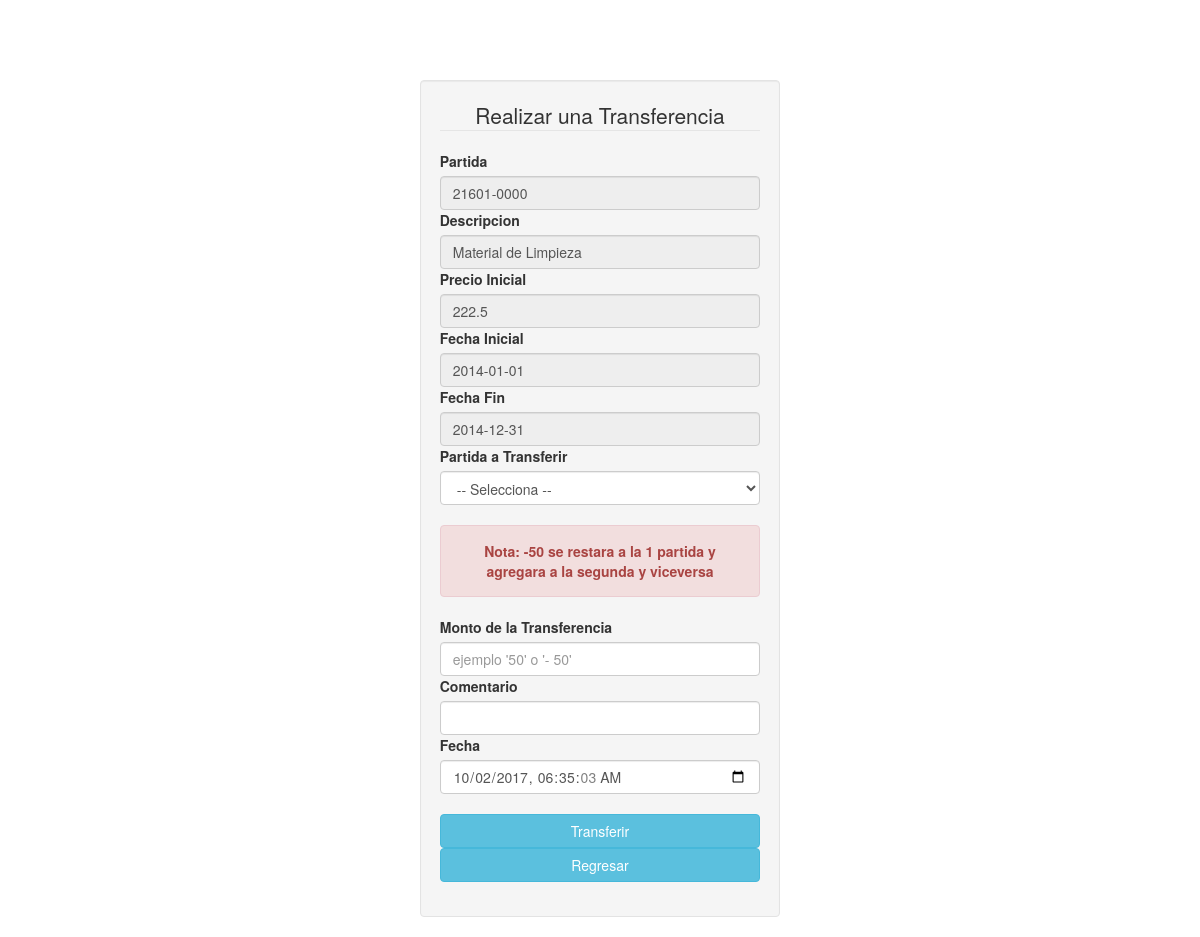
/codigo/registrotrans.php?idpre=5&p=1 (signed in), run on the app's committed database.
### tables this page shows
CREATE TABLE IF NOT EXISTS `presupuesto` (
  `Idpresu` int(11) NOT NULL,
  `Presupuesto` double NOT NULL,
  `FechaIni` date DEFAULT NULL,
  `FechaFin` date DEFAULT NULL,
  `IdPartida` varchar(15) NOT NULL
);

CREATE TABLE IF NOT EXISTS `partida` (
  `IdPartida` varchar(15) NOT NULL,
  `Nombre` varchar(100) DEFAULT NULL,
  `Descripcion` varchar(500) DEFAULT NULL
);

### codigo/registrotrans.php (the view, shortened to what this page needs)
<?php
$res_alumno=mysql_query("SELECT * FROM presupuesto,partida WHERE presupuesto.IdPartida=partida.IdPartida and presupuesto.Idpresu='$_GET[idpre]'");
$fila=mysql_fetch_array($res_alumno);
$fecha1=date("Y-m-d")."T".date("H:i:s");
?>
<!DOCTYPE html>
<html>
<head>
<link rel="stylesheet" type="text/css" href="../css/mystyle.css">
  <link rel="stylesheet" type="text/css" href="../css/bootstrap.css">
  <link rel="stylesheet" type="text/css" href="../css/bootstrap-responsive.css">
  <link rel="stylesheet" href="../font-awesome/css/font-awesome.min.css">
</head>
<body>
 <div class="container">
    <div class="row-fluid">
    <br><br><br><br>
  </div>
  <div class="row-fluid">
    <div class="span4"></div>
    <div class="span4">
      <div class="well">
        <legend class="text-center">Realizar una Transferencia</legend>
<div class="form-group">
<form action="<?php $_SERVER['PHP_SELF']?>" method="POST">
      <label for="">Partida</label>
      <input class="form-control" name="partida1" type="text" readonly="readonly" id="nombre" value="<?php echo $fila["IdPartida"];?>">
 <label for="">Descripcion</label>
      <input class="form-control" name="desc1" type="text" id="nombre" readonly="readonly" value="<?php echo $fila["Nombre"];?>">
<label for="">Precio Inicial</label>
    <input class="form-control" name="ini1" type="text" id="nombre" readonly="readonly" value="<?php echo $fila["Presupuesto"];?>">
  <label for="">Fecha Inicial</label>
 <input class="form-control" name="fecha1" type="text" id="nombre" readonly="readonly" value="<?php echo $fila["FechaIni"];?>">
<label for="">Fecha Fin</label>
    <input class="form-control" name="fechafin1" type="text" id="nombre" readonly="readonly" value="<?php echo $fila["FechaFin"];?>">
   <label for="">Partida a Transferir</label>
    <select class="form-control" name="partida" id="idpartida">
          <option value="0">-- Selecciona --</option>
    </select>
<br>
    <div class="alert alert-danger">
   <p class="text-center"><b>Nota: -50 se restara a la 1 partida y agregara a la segunda y viceversa </b></p>
    </div>
     <label for="">Monto de la Transferencia</label>
      <input class="form-control" name="monto" type="text" id="area" placeholder="ejemplo '50' o '- 50'">
    <label for="">Comentario</label>
      <input class="form-control" name="comen" type="text" id="resp">
   <label for="">Fecha</label>
      <input class="form-control" name="fecha" type="datetime-local" id="resp" value="<?php echo $fecha1;?>">
    <br>
 <input name="boton_actualiza" class="btn btn-block btn-info" type="submit" value="Transferir">
</form>
<form action="<?php $_SERVER['PHP_SELF']?>" method="POST">
  <input name="boton_regresa" class="btn btn-block btn-info" type="submit" value="Regresar">
</form>
</div>
      </div>
    </div>
    <div class="span4"></div>
  </div>
</div>
</body>
</html>

### data on the page
presupuesto: partida1 "21601-0000", desc1 "Material de Limpieza", ini1 "222.5", fecha1 "2014-01-01", fechafin1 "2014-12-31"
